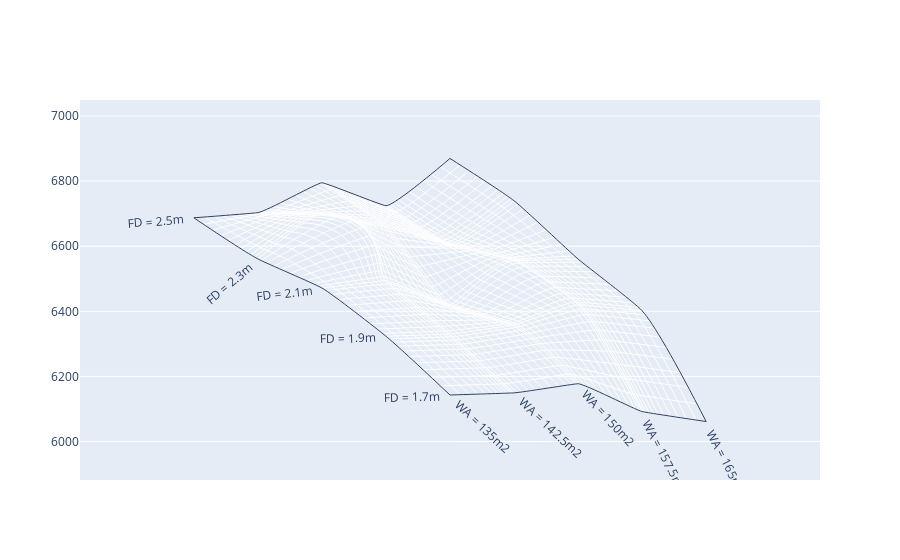

Notebook cell for this chart:
### Code cell
fig = go.Figure(go.Carpet(
    a=input["WingArea"],
    b=input["FanDiameter"]/10,
    y=output["fuel_mass"],

    aaxis=dict(
        tickprefix='WA = ',
        ticksuffix='m2',
        smoothing=0.2,
        minorgridcount=10,
    ),
    baxis=dict(
        tickprefix='FD = ',
        ticksuffix='m',
        smoothing=0.4,
        minorgridcount=9,
    )
))

fig.show()

### Figure 1 — Plotly figure (JSON) as saved in the notebook; plotly's stock layout.template omitted (floating-point values rounded to 4 significant figures)
{"data": [{"a": [135, 135, 135, 135, 135, 142.5, 142.5, 142.5, 142.5, 142.5, 150, 150, 150, 150, 150, 157.5, 157.5, 157.5, 157.5, 157.5, 165, 165, 165, 165, 165], "aaxis": {"minorgridcount": 10, "smoothing": 0.2, "tickprefix": "WA = ", "ticksuffix": "m2"}, "b": [1.7, 1.9, 2.1, 2.3, 2.5, 1.7, 1.9, 2.1, 2.3, 2.5, 1.7, 1.9, 2.1, 2.3, 2.5, 1.7, 1.9, 2.1, 2.3, 2.5, 1.7, 1.9, 2.1, 2.3, 2.5], "baxis": {"minorgridcount": 9, "smoothing": 0.4, "tickprefix": "FD = ", "ticksuffix": "m"}, "type": "carpet", "y": [6143.0, 6323.0, 6472.0, 6561.0, 6687.0, 6149.0, 6330.0, 6494.0, 6700.0, 6703.0, 6178.0, 6359.0, 6420.0, 6658.0, 6795.0, 6092.0, 6420.0, 6555.0, 6607.0, 6724.0, 6061.0, 6402.0, 6560.0, 6740.0, 6869.0]}], "layout": {}}
